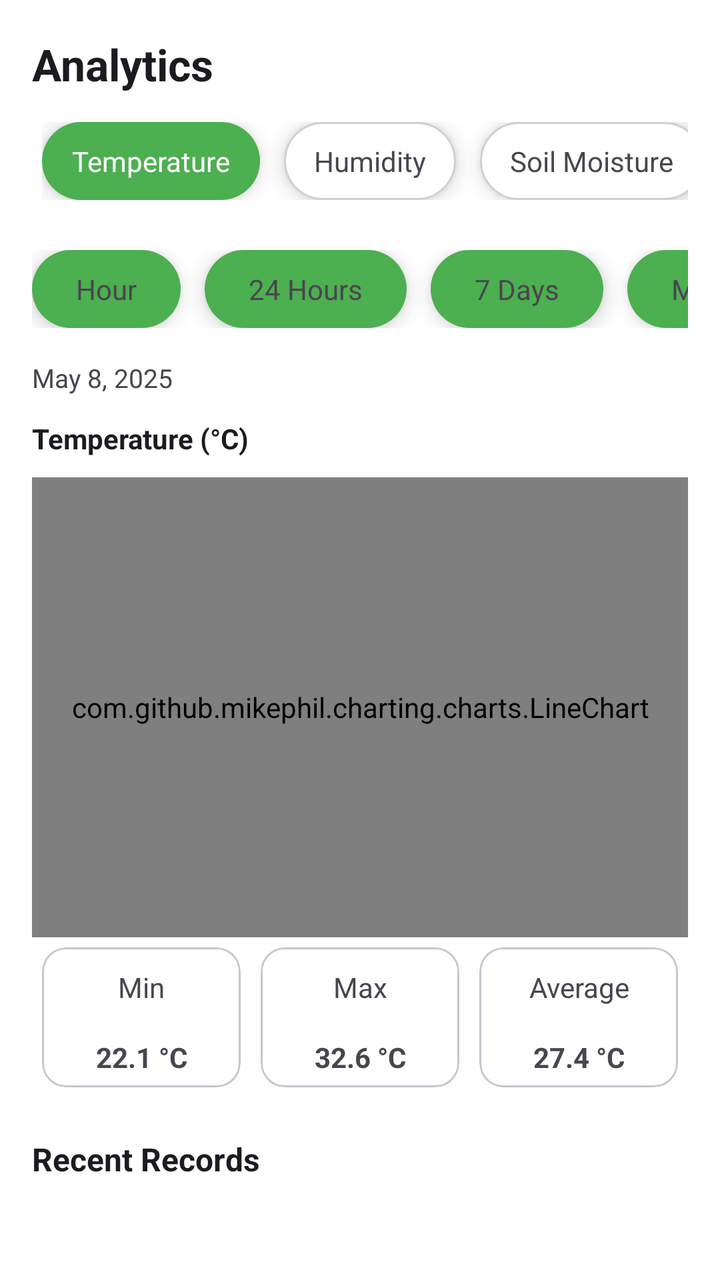
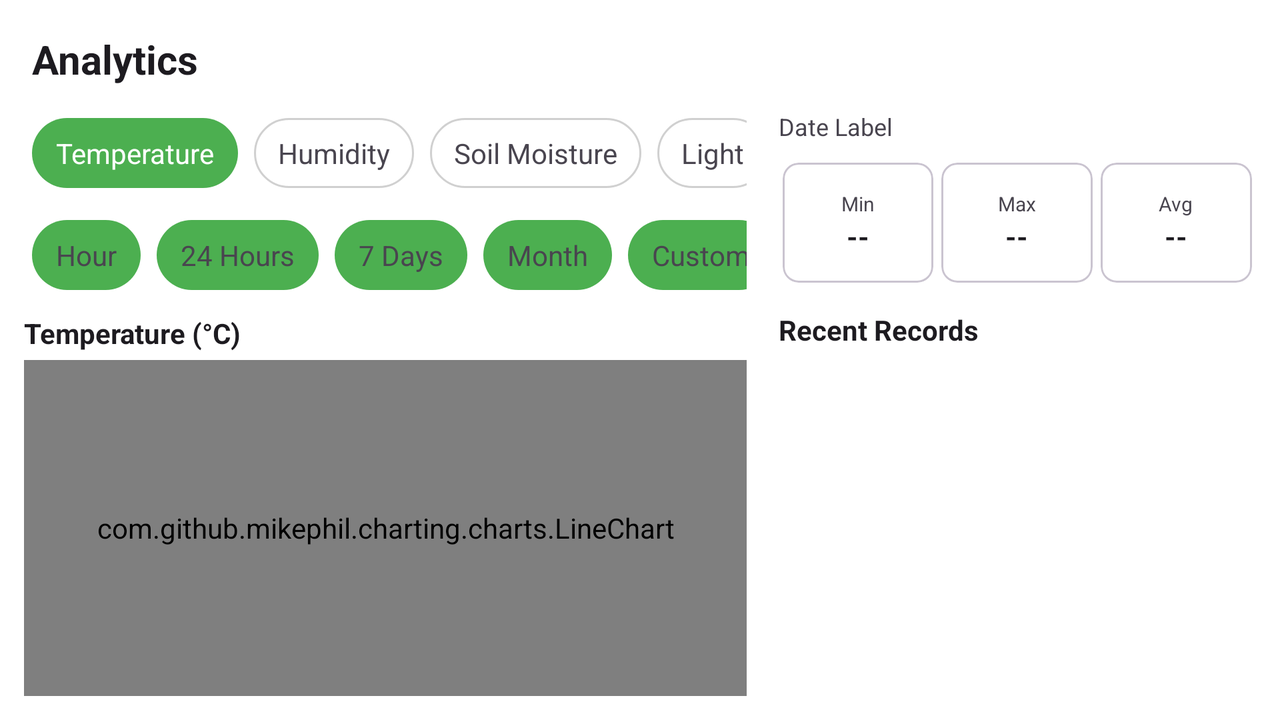

The same Android screen from two of the app's own layout files: first res/layout/ as a phone draws it, then the repository's variant for another configuration, drawn on a device whose configuration selects that folder. Both files follow.
<!-- AndroidManifest.xml: application theme Theme.SmartFarm -->
<!-- res/layout/analytic_graph.xml -->
<ScrollView xmlns:android="http://schemas.android.com/apk/res/android"
    xmlns:app="http://schemas.android.com/apk/res-auto"
    android:layout_width="match_parent"
    android:layout_height="match_parent"
    android:background="?android:attr/colorBackground">

    <LinearLayout
        android:orientation="vertical"
        android:padding="16dp"
        android:layout_width="match_parent"
        android:layout_height="wrap_content">

        
        <RelativeLayout
            android:layout_width="match_parent"
            android:layout_height="wrap_content"
            android:layout_marginBottom="8dp">

            <TextView
                android:layout_width="wrap_content"
                android:layout_height="wrap_content"
                android:text="Analytics"
                android:textSize="22sp"
                android:textStyle="bold"
                android:textColor="?android:attr/textColorPrimary"
                android:layout_alignParentStart="true"
                android:layout_centerVertical="true"/>

            <ImageView
                android:id="@+id/btnRefresh"
                android:layout_width="32dp"
                android:layout_height="32dp"
                android:src="@drawable/ic_refresh"
                app:tint="?attr/colorOnSurface"
                android:layout_alignParentEnd="true"
                android:layout_centerVertical="true"
                android:contentDescription="Refresh"/>
        </RelativeLayout>


        
        <HorizontalScrollView
            android:id="@+id/hsvSensorTabs"
            android:layout_width="match_parent"
            android:layout_height="wrap_content"
            android:scrollbars="none">

            <LinearLayout
                android:orientation="horizontal"
                android:layout_width="wrap_content"
                android:layout_height="wrap_content"
                android:padding="5dp">


                <TextView
                    android:id="@+id/temperatureTab"
                    android:text="@string/temperature"
                    android:textColor="@android:color/white"
                    android:background="@drawable/history_tab_background"
                    android:paddingHorizontal="15dp"
                    android:paddingVertical="10dp"
                    android:elevation="6dp"
                    android:layout_marginEnd="12dp"
                    android:layout_width="wrap_content"
                    android:layout_height="wrap_content"/>


                <TextView
                    android:id="@+id/humidityTab"
                    android:text="@string/humidity"
                    android:background="@drawable/unselected_tab_background"
                    android:paddingHorizontal="15dp"
                    android:paddingVertical="10dp"
                    android:elevation="6dp"
                    android:layout_marginEnd="12dp"
                    android:layout_width="wrap_content"
                    android:layout_height="wrap_content"/>


                <TextView
                    android:id="@+id/soilTab"
                    android:text="@string/soil_moisture"
                    android:background="@drawable/unselected_tab_background"
                    android:paddingHorizontal="15dp"
                    android:paddingVertical="10dp"
                    android:elevation="6dp"
                    android:layout_marginEnd="12dp"
                    android:layout_width="wrap_content"
                    android:layout_height="wrap_content"/>


                <TextView
                    android:id="@+id/lightTab"
                    android:text="@string/light"
                    android:background="@drawable/unselected_tab_background"
                    android:paddingHorizontal="15dp"
                    android:paddingVertical="10dp"
                    android:elevation="6dp"
                    android:layout_width="wrap_content"
                    android:layout_height="wrap_content"/>


            </LinearLayout>

        </HorizontalScrollView>



        
        <HorizontalScrollView
            android:id="@+id/hsvPeriodTabs"
            android:layout_width="match_parent"
            android:layout_height="wrap_content"
            android:scrollbars="none">
        <LinearLayout
            android:layout_marginTop="20dp"
            android:orientation="horizontal"
            android:gravity="center"
            android:layout_width="wrap_content"
            android:layout_height="wrap_content">


            <TextView
                android:id="@+id/todayTab"
                android:layout_width="wrap_content"
                android:layout_height="wrap_content"
                android:layout_marginEnd="12dp"
                android:background="@drawable/history_tab_background"
                android:elevation="6dp"
                android:paddingHorizontal="22dp"
                android:paddingVertical="10dp"
                android:text="@string/today"
                android:textColor="?android:attr/textColorSecondary" />


            <TextView
                android:id="@+id/weekTab"
                android:layout_width="wrap_content"
                android:layout_height="wrap_content"
                android:layout_marginEnd="12dp"
                android:background="@drawable/history_tab_background"
                android:elevation="6dp"
                android:paddingHorizontal="22dp"
                android:paddingVertical="10dp"
                android:text="@string/_24_hour"
                android:textColor="?android:attr/textColorSecondary" />


            <TextView
                android:id="@+id/monthTab"
                android:layout_width="wrap_content"
                android:layout_height="wrap_content"
                android:layout_marginEnd="12dp"
                android:background="@drawable/history_tab_background"
                android:elevation="6dp"
                android:paddingHorizontal="22dp"
                android:paddingVertical="10dp"
                android:text="@string/_7_days"
                android:textColor="?android:attr/textColorSecondary" />

            <TextView
                android:id="@+id/yearTab"
                android:layout_width="wrap_content"
                android:layout_height="wrap_content"
                android:layout_marginEnd="12dp"
                android:background="@drawable/history_tab_background"
                android:elevation="6dp"
                android:paddingHorizontal="22dp"
                android:paddingVertical="10dp"
                android:text="@string/_30_days"
                android:textColor="?android:attr/textColorSecondary" />


            <TextView
                android:text="@string/custom"
                android:id="@+id/customTab"
                android:background="@drawable/history_tab_background"
                android:paddingHorizontal="22dp"
                android:paddingVertical="10dp"
                android:elevation="6dp"
                android:layout_marginEnd="12dp"
                android:layout_width="wrap_content"
                android:layout_height="wrap_content"/>

        </LinearLayout>
        </HorizontalScrollView>


        <TextView
            android:id="@+id/tvDateLabel"
            android:text="@string/may_8_2025"
            android:textSize="13sp"
            android:textColor="?android:attr/textColorSecondary"
            android:layout_marginTop="16dp"
            android:layout_width="wrap_content"
            android:layout_height="wrap_content"/>



        <TextView
            android:id="@+id/tvSensorTitle"
            android:text="@string/temperature_c"
            android:textStyle="bold"
            android:textColor="?android:attr/textColorPrimary"
            android:layout_marginTop="12dp"
            android:layout_width="wrap_content"
            android:layout_height="wrap_content"/>



        

        <com.github.mikephil.charting.charts.LineChart
            android:id="@+id/tempChart"
            android:layout_marginTop="10dp"
            android:layout_width="match_parent"
            android:layout_height="230dp"/>



        

        <LinearLayout
            android:orientation="horizontal"
            android:weightSum="3"
            android:layout_width="match_parent"
            android:layout_height="wrap_content">


            <com.google.android.material.card.MaterialCardView
                android:layout_weight="1"
                android:layout_margin="5dp"
                app:cardCornerRadius="12dp"
                app:cardBackgroundColor="?attr/colorSurface"
                android:layout_width="0dp"
                android:layout_height="70dp">

                <LinearLayout
                    android:gravity="center"
                    android:orientation="vertical"
                    android:layout_width="match_parent"
                    android:layout_height="match_parent">

                    <TextView
                        android:text="@string/min"
                        android:layout_height="40dp"
                        android:gravity="center"
                        android:layout_width="match_parent" />

                    <TextView
                        android:id="@+id/tvMinValue"
                        android:text="@string/_22_1_c"
                        android:textStyle="bold"
                        android:gravity="center"
                        android:layout_height="match_parent"
                        android:layout_width="match_parent" />

                </LinearLayout>

            </com.google.android.material.card.MaterialCardView>



            <com.google.android.material.card.MaterialCardView
                android:layout_weight="1"
                android:layout_margin="5dp"
                app:cardBackgroundColor="?attr/colorSurface"
                android:layout_width="0dp"
                android:layout_height="70dp">

                <LinearLayout
                    android:gravity="center"
                    android:orientation="vertical"
                    android:layout_width="match_parent"
                    android:layout_height="match_parent">

                    <TextView
                        android:text="@string/max"
                        android:gravity="center"
                        android:layout_height="40dp"
                        android:layout_width="match_parent" />

                    <TextView
                        android:id="@+id/tvMaxValue"
                        android:text="@string/_32_6_c"
                        android:gravity="center"
                        android:textStyle="bold"
                        android:layout_height="match_parent"
                        android:layout_width="match_parent" />

                </LinearLayout>

            </com.google.android.material.card.MaterialCardView>



            <com.google.android.material.card.MaterialCardView
                android:layout_weight="1"
                android:layout_margin="5dp"
                app:cardBackgroundColor="?attr/colorSurface"
                android:layout_width="0dp"
                android:layout_height="70dp">

                <LinearLayout
                    android:gravity="center"
                    android:orientation="vertical"
                    android:layout_width="match_parent"
                    android:layout_height="match_parent">

                    <TextView
                        android:text="@string/average"
                        android:layout_height="40dp"
                        android:layout_width="match_parent"
                        android:gravity="center"/>

                    <TextView
                        android:id="@+id/tvAvgValue"
                        android:text="@string/_27_4_c"
                        android:textStyle="bold"
                        android:layout_height="match_parent"
                        android:layout_width="match_parent"
                        android:gravity="center"/>

                </LinearLayout>

            </com.google.android.material.card.MaterialCardView>


        </LinearLayout>



        <TextView
            android:text="@string/recent_records"
            android:textStyle="bold"
            android:textSize="16sp"
            android:textColor="?android:attr/textColorPrimary"
            android:layout_marginTop="20dp"
            android:layout_width="wrap_content"
            android:layout_height="wrap_content"/>



        <androidx.recyclerview.widget.RecyclerView
            android:id="@+id/recentRecords"
            android:layout_width="match_parent"
            android:layout_height="wrap_content"/>


    </LinearLayout>

</ScrollView>
<!-- resources referenced by this layout -->
<resources>
  <!-- drawable history_tab_background (drawable) -->
  <shape xmlns:android="http://schemas.android.com/apk/res/android">
  
      <solid android:color="#4CAF50"/>
  
      <corners android:radius="30dp"/>
  
  </shape>
  <!-- drawable unselected_tab_background (drawable) -->
  <shape xmlns:android="http://schemas.android.com/apk/res/android">
  
      <solid android:color="#FFFFFF"/>
  
      <stroke
          android:width="1dp"
          android:color="#D0D0D0"/>
  
      <corners android:radius="30dp"/>
  
  </shape>
  <string name="_22_1_c">22.1 °C</string>
  <string name="_24_hour">24 Hours</string>
  <string name="_27_4_c">27.4 °C</string>
  <string name="_30_days">Month</string>
  <string name="_32_6_c">32.6 °C</string>
  <string name="_7_days">7 Days</string>
  <string name="average">Average</string>
  <string name="custom">Custom</string>
  <string name="humidity">Humidity</string>
  <string name="light">Light</string>
  <string name="max">Max</string>
  <string name="may_8_2025">May 8, 2025</string>
  <string name="min">Min</string>
  <string name="recent_records">Recent Records</string>
  <string name="soil_moisture">Soil Moisture</string>
  <string name="temperature">Temperature</string>
  <string name="temperature_c">Temperature (°C)</string>
  <string name="today">Hour</string>
  <style name="Theme.SmartFarm" parent="Base.Theme.SmartFarm" />
  <style name="Base.Theme.SmartFarm" parent="Theme.Material3.DayNight.NoActionBar">
          
          <item name="colorPrimary">@color/green</item>
          <item name="android:colorBackground">@color/white</item>
          <item name="colorSurface">@color/white</item>
          <item name="colorOnSurface">@color/text_primary</item>
          <item name="colorSecondaryContainer">@color/white</item>
          <item name="colorOutline">@color/light_gray</item>
  
          
          <item name="android:statusBarColor">@color/white</item>
          <item name="android:windowLightStatusBar">true</item>
      </style>
  <color name="green">#4CAF50</color>
  <color name="white">#FFFFFFFF</color>
  <color name="text_primary">#212121</color>
  <color name="light_gray">#DDDDDD</color>
</resources>
<!-- res/layout-land/analytic_graph.xml (the repository's variant of the layout above) -->
<!-- drawn on the phone turned sideways -->
<?xml version="1.0" encoding="utf-8"?>
<androidx.constraintlayout.widget.ConstraintLayout xmlns:android="http://schemas.android.com/apk/res/android"
    xmlns:app="http://schemas.android.com/apk/res-auto"
    xmlns:tools="http://schemas.android.com/tools"
    android:layout_width="match_parent"
    android:layout_height="match_parent"
    android:background="?android:attr/colorBackground">

    
    <TextView
        android:id="@+id/tvAnalyticsTitle"
        android:layout_width="wrap_content"
        android:layout_height="wrap_content"
        android:layout_margin="16dp"
        android:text="Analytics"
        android:textSize="20sp"
        android:textStyle="bold"
        android:textColor="?android:attr/textColorPrimary"
        app:layout_constraintStart_toStartOf="parent"
        app:layout_constraintTop_toTopOf="parent" />

    <ImageView
        android:id="@+id/btnRefresh"
        android:layout_width="28dp"
        android:layout_height="28dp"
        android:layout_marginEnd="16dp"
        android:src="@drawable/ic_refresh"
        app:tint="?attr/colorOnSurface"
        android:contentDescription="Refresh"
        app:layout_constraintEnd_toEndOf="parent"
        app:layout_constraintTop_toTopOf="@id/tvAnalyticsTitle"
        app:layout_constraintBottom_toBottomOf="@id/tvAnalyticsTitle" />

    <LinearLayout
        android:layout_width="0dp"
        android:layout_height="0dp"
        android:orientation="horizontal"
        android:padding="12dp"
        android:baselineAligned="false"
        app:layout_constraintTop_toBottomOf="@id/tvAnalyticsTitle"
        app:layout_constraintBottom_toBottomOf="parent"
        app:layout_constraintStart_toStartOf="parent"
        app:layout_constraintEnd_toEndOf="parent">

        
        <LinearLayout
            android:layout_width="0dp"
            android:layout_height="match_parent"
            android:layout_weight="1.5"
            android:orientation="vertical"
            android:paddingEnd="8dp">

            <HorizontalScrollView
                android:id="@+id/hsvSensorTabs"
                android:layout_width="match_parent"
                android:layout_height="wrap_content"
                android:scrollbars="none">
                <LinearLayout
                    android:layout_width="wrap_content"
                    android:layout_height="wrap_content"
                    android:orientation="horizontal"
                    android:padding="4dp">
                    <TextView android:id="@+id/temperatureTab" android:text="@string/temperature" android:background="@drawable/history_tab_background" android:textColor="@android:color/white" android:paddingHorizontal="12dp" android:paddingVertical="8dp" android:layout_marginEnd="8dp" android:layout_width="wrap_content" android:layout_height="wrap_content"/>
                    <TextView android:id="@+id/humidityTab" android:text="@string/humidity" android:background="@drawable/unselected_tab_background" android:paddingHorizontal="12dp" android:paddingVertical="8dp" android:layout_marginEnd="8dp" android:layout_width="wrap_content" android:layout_height="wrap_content"/>
                    <TextView android:id="@+id/soilTab" android:text="@string/soil_moisture" android:background="@drawable/unselected_tab_background" android:paddingHorizontal="12dp" android:paddingVertical="8dp" android:layout_marginEnd="8dp" android:layout_width="wrap_content" android:layout_height="wrap_content"/>
                    <TextView android:id="@+id/lightTab" android:text="@string/light" android:background="@drawable/unselected_tab_background" android:paddingHorizontal="12dp" android:paddingVertical="8dp" android:layout_width="wrap_content" android:layout_height="wrap_content"/>
                </LinearLayout>
            </HorizontalScrollView>

            <HorizontalScrollView
                android:id="@+id/hsvPeriodTabs"
                android:layout_width="match_parent"
                android:layout_height="wrap_content"
                android:layout_marginTop="8dp"
                android:scrollbars="none">
                <LinearLayout
                    android:layout_width="wrap_content"
                    android:layout_height="wrap_content"
                    android:orientation="horizontal"
                    android:padding="4dp">
                    <TextView android:id="@+id/todayTab" android:text="@string/today" android:background="@drawable/history_tab_background" android:paddingHorizontal="12dp" android:paddingVertical="8dp" android:layout_marginEnd="8dp" android:layout_width="wrap_content" android:layout_height="wrap_content"/>
                    <TextView android:id="@+id/weekTab" android:text="@string/_24_hour" android:background="@drawable/history_tab_background" android:paddingHorizontal="12dp" android:paddingVertical="8dp" android:layout_marginEnd="8dp" android:layout_width="wrap_content" android:layout_height="wrap_content"/>
                    <TextView android:id="@+id/monthTab" android:text="@string/_7_days" android:background="@drawable/history_tab_background" android:paddingHorizontal="12dp" android:paddingVertical="8dp" android:layout_marginEnd="8dp" android:layout_width="wrap_content" android:layout_height="wrap_content"/>
                    <TextView android:id="@+id/yearTab" android:text="@string/_30_days" android:background="@drawable/history_tab_background" android:paddingHorizontal="12dp" android:paddingVertical="8dp" android:layout_marginEnd="8dp" android:layout_width="wrap_content" android:layout_height="wrap_content"/>
                    <TextView android:id="@+id/customTab" android:text="@string/custom" android:background="@drawable/history_tab_background" android:paddingHorizontal="12dp" android:paddingVertical="8dp" android:layout_width="wrap_content" android:layout_height="wrap_content"/>
                </LinearLayout>
            </HorizontalScrollView>

            <TextView
                android:id="@+id/tvSensorTitle"
                android:layout_width="wrap_content"
                android:layout_height="wrap_content"
                android:layout_marginTop="8dp"
                android:text="@string/temperature_c"
                android:textStyle="bold"
                android:textColor="?android:attr/textColorPrimary"/>

            <com.github.mikephil.charting.charts.LineChart
                android:id="@+id/tempChart"
                android:layout_width="match_parent"
                android:layout_height="0dp"
                android:layout_weight="1"
                android:layout_marginTop="4dp"/>
        </LinearLayout>

        
        <LinearLayout
            android:layout_width="0dp"
            android:layout_height="match_parent"
            android:layout_weight="1"
            android:orientation="vertical"
            android:paddingStart="8dp">

            <TextView
                android:id="@+id/tvDateLabel"
                android:layout_width="wrap_content"
                android:layout_height="wrap_content"
                android:text="Date Label"
                android:textSize="12sp"
                android:textColor="?android:attr/textColorSecondary"/>

            <LinearLayout
                android:layout_width="match_parent"
                android:layout_height="wrap_content"
                android:orientation="horizontal"
                android:layout_marginTop="8dp">
                <com.google.android.material.card.MaterialCardView android:layout_width="0dp" android:layout_height="60dp" android:layout_weight="1" android:layout_margin="2dp" app:cardBackgroundColor="?attr/colorSurface" app:cardCornerRadius="8dp">
                    <LinearLayout android:layout_width="match_parent" android:layout_height="match_parent" android:gravity="center" android:orientation="vertical">
                        <TextView android:layout_width="wrap_content" android:layout_height="wrap_content" android:text="Min" android:textSize="10sp"/>
                        <TextView android:id="@+id/tvMinValue" android:layout_width="wrap_content" android:layout_height="wrap_content" android:text="--" android:textStyle="bold" android:textSize="14sp" android:textColor="?android:attr/textColorPrimary"/>
                    </LinearLayout>
                </com.google.android.material.card.MaterialCardView>
                <com.google.android.material.card.MaterialCardView android:layout_width="0dp" android:layout_height="60dp" android:layout_weight="1" android:layout_margin="2dp" app:cardBackgroundColor="?attr/colorSurface" app:cardCornerRadius="8dp">
                    <LinearLayout android:layout_width="match_parent" android:layout_height="match_parent" android:gravity="center" android:orientation="vertical">
                        <TextView android:layout_width="wrap_content" android:layout_height="wrap_content" android:text="Max" android:textSize="10sp"/>
                        <TextView android:id="@+id/tvMaxValue" android:layout_width="wrap_content" android:layout_height="wrap_content" android:text="--" android:textStyle="bold" android:textSize="14sp" android:textColor="?android:attr/textColorPrimary"/>
                    </LinearLayout>
                </com.google.android.material.card.MaterialCardView>
                <com.google.android.material.card.MaterialCardView android:layout_width="0dp" android:layout_height="60dp" android:layout_weight="1" android:layout_margin="2dp" app:cardBackgroundColor="?attr/colorSurface" app:cardCornerRadius="8dp">
                    <LinearLayout android:layout_width="match_parent" android:layout_height="match_parent" android:gravity="center" android:orientation="vertical">
                        <TextView android:layout_width="wrap_content" android:layout_height="wrap_content" android:text="Avg" android:textSize="10sp"/>
                        <TextView android:id="@+id/tvAvgValue" android:layout_width="wrap_content" android:layout_height="wrap_content" android:text="--" android:textStyle="bold" android:textSize="14sp" android:textColor="?android:attr/textColorPrimary"/>
                    </LinearLayout>
                </com.google.android.material.card.MaterialCardView>
            </LinearLayout>

            <TextView
                android:layout_width="wrap_content"
                android:layout_height="wrap_content"
                android:layout_marginTop="12dp"
                android:text="Recent Records"
                android:textStyle="bold"
                android:textColor="?android:attr/textColorPrimary"/>

            <androidx.recyclerview.widget.RecyclerView
                android:id="@+id/recentRecords"
                android:layout_width="match_parent"
                android:layout_height="0dp"
                android:layout_weight="1"
                android:layout_marginTop="4dp" />
        </LinearLayout>
    </LinearLayout>
</androidx.constraintlayout.widget.ConstraintLayout>
<!-- resources referenced by the variant -->
<!-- as the phone turned sideways resolves them -->
<resources>
  <!-- drawable history_tab_background (drawable) -->
  <shape xmlns:android="http://schemas.android.com/apk/res/android">
  
      <solid android:color="#4CAF50"/>
  
      <corners android:radius="30dp"/>
  
  </shape>
  <!-- drawable unselected_tab_background (drawable) -->
  <shape xmlns:android="http://schemas.android.com/apk/res/android">
  
      <solid android:color="#FFFFFF"/>
  
      <stroke
          android:width="1dp"
          android:color="#D0D0D0"/>
  
      <corners android:radius="30dp"/>
  
  </shape>
  <string name="_24_hour">24 Hours</string>
  <string name="_30_days">Month</string>
  <string name="_7_days">7 Days</string>
  <string name="custom">Custom</string>
  <string name="humidity">Humidity</string>
  <string name="light">Light</string>
  <string name="soil_moisture">Soil Moisture</string>
  <string name="temperature">Temperature</string>
  <string name="temperature_c">Temperature (°C)</string>
  <string name="today">Hour</string>
  <style name="Theme.SmartFarm" parent="Base.Theme.SmartFarm" />
  <style name="Base.Theme.SmartFarm" parent="Theme.Material3.DayNight.NoActionBar">
          
          <item name="colorPrimary">@color/green</item>
          <item name="android:colorBackground">@color/white</item>
          <item name="colorSurface">@color/white</item>
          <item name="colorOnSurface">@color/text_primary</item>
          <item name="colorSecondaryContainer">@color/white</item>
          <item name="colorOutline">@color/light_gray</item>
  
          
          <item name="android:statusBarColor">@color/white</item>
          <item name="android:windowLightStatusBar">true</item>
      </style>
  <color name="green">#4CAF50</color>
  <color name="white">#FFFFFFFF</color>
  <color name="text_primary">#212121</color>
  <color name="light_gray">#DDDDDD</color>
</resources>
